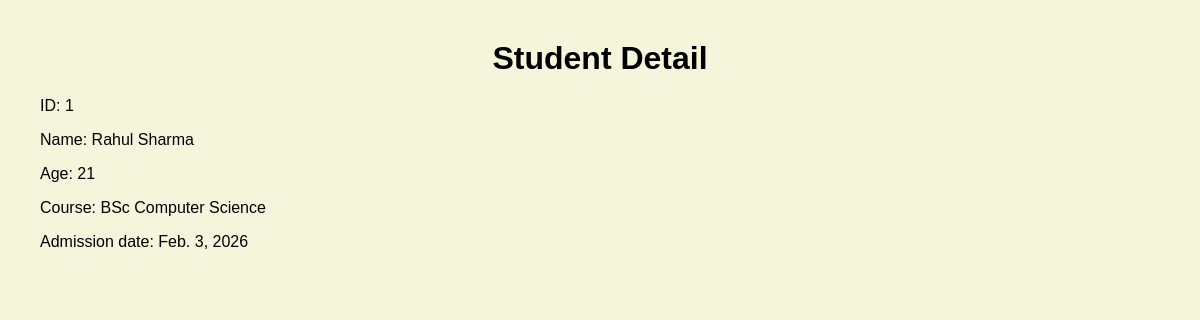
The app's page /students/1/ with its own data.
### students/models.py (models this page shows)
class Student(models.Model):
    name=models.CharField(max_length=100)
    age=models.IntegerField()
    email=models.EmailField(unique=True)
    course=models.CharField(max_length=100)
    admission_date=models.DateField(auto_now_add=True)

### students/views.py (the view)
# urls.py: path('<int:id>/',views.student_detail,name='student_detail'),
def student_detail(request,id):
    student=get_object_or_404(Student,id=id)
    return render(request,'student_detail.html',{'student':student})

### students/templates/student_detail.html (shortened to what this page needs)
{% load static %}
<!DOCTYPE html>
<html lang="en">
<head>
    <link rel="stylesheet" href="{% static 'students/style.css' %}">
</head>
<body>
    <h1>Student Detail</h1>
    <p>ID: {{ student.id }}</p>
    <p>Name: {{ student.name }}</p>
    <p>Age: {{ student.age }}</p>
    <p>Course: {{ student.course }}</p>
    <p>Admission date: {{ student.admission_date }}</p>
</body>
</html>

### students/static/students/style.css (style rules this page uses)
body { font-family: Arial, sans-serif; margin: 40px; background-color: beige; font-family: Verdana, Geneva, Tahoma, sans-serif; }
h1 { margin-bottom: 20px; text-align: center; }

### records on screen
Student: id "1", name "Rahul Sharma", age "21", course "BSc Computer Science", admission_date "Feb. 3, 2026"
